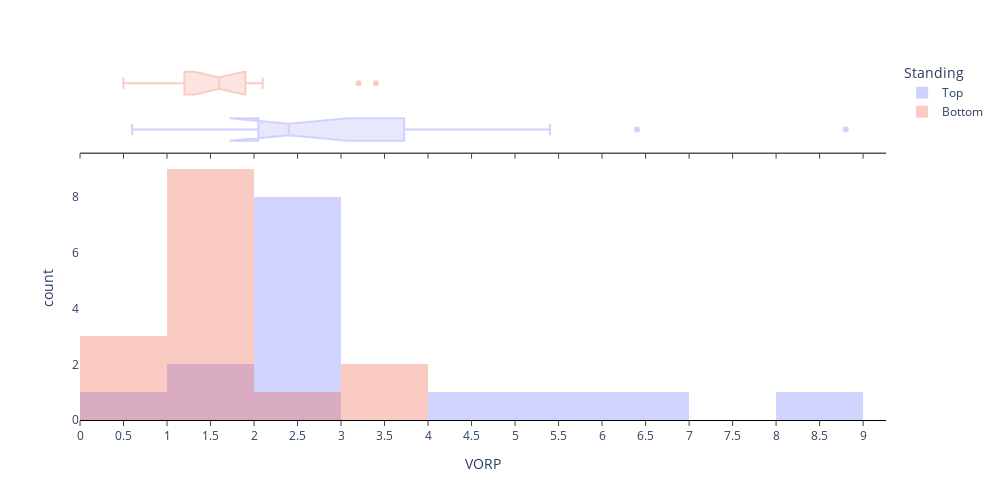

Here is the notebook cell this chart was saved with:
### Code cell
fig = px.histogram(ad_center2, x='VORP', color='Standing',
                   marginal="box", height=500, width=1000) # or violin, rug
fig.update_traces(opacity=0.3)
fig.update_layout(barmode='overlay',plot_bgcolor='rgba(0, 0, 0, 0)')
fig.update_xaxes(dtick=0.5,ticks='outside',showline=True,linecolor='black',mirror=False)
fig.show()

### Figure 1 — Plotly figure (JSON) as saved in the notebook; plotly's stock layout.template omitted (floating-point values rounded to 4 significant figures)
{"data": [{"alignmentgroup": "True", "bingroup": "x", "hovertemplate": "Standing=Top<br>VORP=%{x}<br>count=%{y}<extra></extra>", "legendgroup": "Top", "marker": {"color": "#636efa", "pattern": {"shape": ""}}, "name": "Top", "offsetgroup": "Top", "opacity": 0.3, "orientation": "v", "showlegend": true, "type": "histogram", "x": [2.3, 2.4, 1.5, 2.9, 4, 6.4, 1.4, 2.5, 2.2, 8.8, 2, 2.5, 2.2, 5.4, 0.6], "xaxis": "x", "yaxis": "y"}, {"alignmentgroup": "True", "hovertemplate": "Standing=Top<br>VORP=%{x}<extra></extra>", "legendgroup": "Top", "marker": {"color": "#636efa"}, "name": "Top", "notched": true, "offsetgroup": "Top", "opacity": 0.3, "showlegend": false, "type": "box", "x": [2.3, 2.4, 1.5, 2.9, 4, 6.4, 1.4, 2.5, 2.2, 8.8, 2, 2.5, 2.2, 5.4, 0.6], "xaxis": "x2", "yaxis": "y2"}, {"alignmentgroup": "True", "bingroup": "x", "hovertemplate": "Standing=Bottom<br>VORP=%{x}<br>count=%{y}<extra></extra>", "legendgroup": "Bottom", "marker": {"color": "#EF553B", "pattern": {"shape": ""}}, "name": "Bottom", "offsetgroup": "Bottom", "opacity": 0.3, "orientation": "v", "showlegend": true, "type": "histogram", "x": [1.8, 1.3, 0.5, 0.8, 1.2, 2.1, 1.3, 1.2, 1.9, 3.4, 1.9, 1.9, 0.8, 3.2, 1.6], "xaxis": "x", "yaxis": "y"}, {"alignmentgroup": "True", "hovertemplate": "Standing=Bottom<br>VORP=%{x}<extra></extra>", "legendgroup": "Bottom", "marker": {"color": "#EF553B"}, "name": "Bottom", "notched": true, "offsetgroup": "Bottom", "opacity": 0.3, "showlegend": false, "type": "box", "x": [1.8, 1.3, 0.5, 0.8, 1.2, 2.1, 1.3, 1.2, 1.9, 3.4, 1.9, 1.9, 0.8, 3.2, 1.6], "xaxis": "x2", "yaxis": "y2"}], "layout": {"barmode": "overlay", "height": 500, "legend": {"title": {"text": "Standing"}, "tracegroupgap": 0}, "margin": {"t": 60}, "plot_bgcolor": "rgba(0, 0, 0, 0)", "width": 1000, "xaxis": {"anchor": "y", "autorange": true, "domain": [0, 1], "dtick": 0.5, "linecolor": "black", "mirror": false, "range": [0, 9.263], "showline": true, "ticks": "outside", "title": {"text": "VORP"}, "type": "linear"}, "xaxis2": {"anchor": "y2", "autorange": true, "domain": [0, 1], "dtick": 0.5, "linecolor": "black", "matches": "x", "mirror": false, "range": [0, 9.263], "showgrid": true, "showline": true, "showticklabels": false, "ticks": "outside", "type": "linear"}, "yaxis": {"anchor": "x", "autorange": true, "domain": [0, 0.7326], "range": [0, 9.474], "title": {"text": "count"}}, "yaxis2": {"anchor": "x2", "autorange": true, "domain": [0.7426, 1], "matches": "y2", "range": [-0.5, 1.5], "showgrid": false, "showline": false, "showticklabels": false, "ticks": "", "type": "category"}}}
